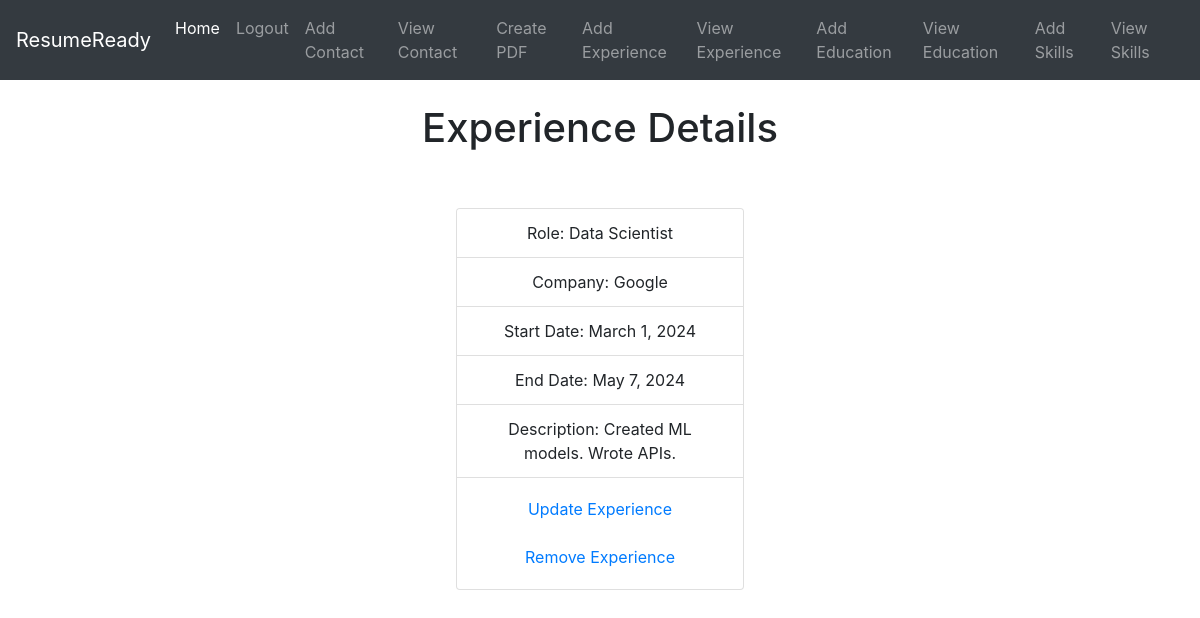
/view_experience (signed in), run on an earlier commit of the app's database.
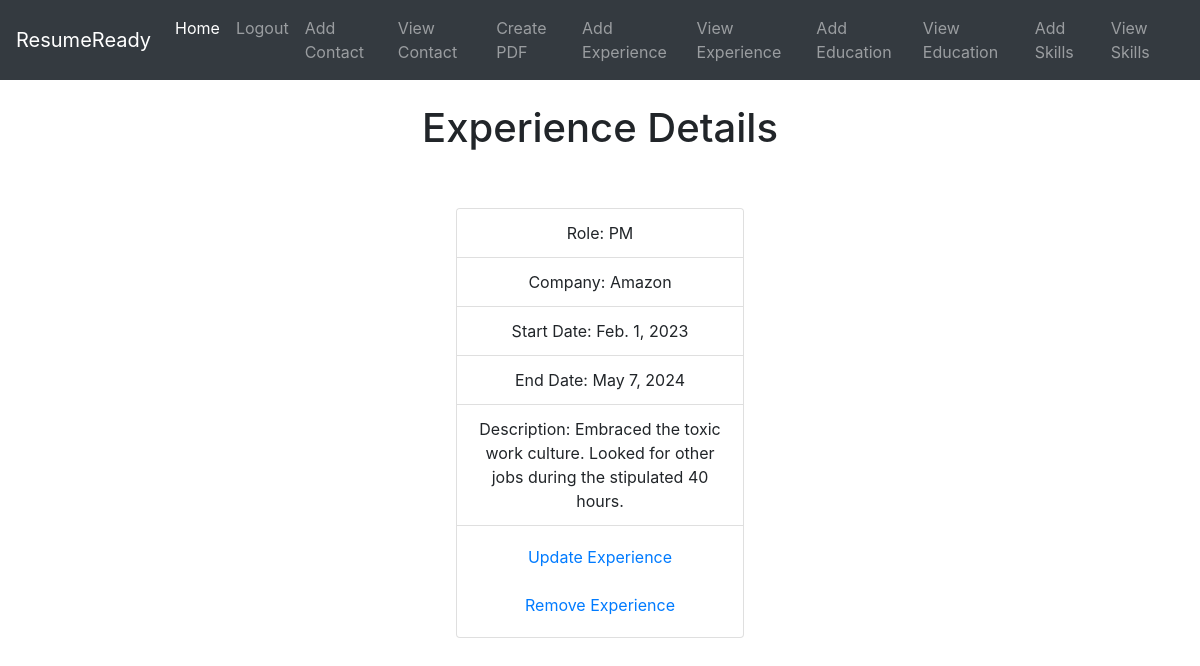
And on a later commit of the database.
### details/models.py (models this page shows, shortened)
class Experience(models.Model):
    role = models.CharField('Role', max_length=30)
    company = models.CharField('Company', max_length=30)
    start_date = models.DateField('Start Date')
    end_date = models.DateField('End Date')
    description = models.TextField(blank=True)
    owner = models.IntegerField('Experience Owner', blank=False, default=1)

### details/views.py (the view)
# urls.py: path('view_experience', views.view_experience, name='view-experience'),
def view_experience(request):
    exp_list = Experience.objects.filter(owner=request.user.id)
    return render(request, 'details/show_experience.html', {'exp_list': exp_list})

### details/templates/details/show_experience.html
{% extends 'details/base.html'%}
{% block content %}
<center>
    <h1>Experience Details</h1>
    {% if user.is_authenticated %}
      <br>
      {% for exp in exp_list %}
          <br>
          <div class="card" style="width: 18rem;">
              <ul class="list-group list-group-flush">
                <li class="list-group-item">Role: {{ exp.role }}</li>
                <li class="list-group-item">Company: {{ exp.company }} </li>
                <li class="list-group-item">Start Date: {{ exp.start_date }}</li>
                <li class="list-group-item">End Date: {{ exp.end_date }} </li>
                <li class="list-group-item">Description: {{ exp.description }} </li>
                <div class="card-body">
                  <a href="{% url 'update-experience' exp.id %}" class="card-link">Update Experience</a>
                  <br>
                  <br>
                  <a href="{% url 'remove-experience' exp.id %}" class="card-link">Remove Experience</a>
                </div>
              </ul>
            </div>
          <br>
      {% endfor %}
    {% else %}
      <h2> You need to be authenticated to access this page!</h2>
    {% endif %}
</center>
{% endblock %}

### details/templates/details/base.html (shortened to what this page needs)
<!doctype html>
<html lang="en">
  <head>
    <link rel="stylesheet" href="https://cdn.jsdelivr.net/npm/bootstrap@4.0.0/dist/css/bootstrap.min.css">
  </head>
  <body>
    {% include 'details/navbar.html'%}
    <br>
    {% block content %}
    {% endblock %}
  </body>
</html>

### details/templates/details/navbar.html (shortened to what this page needs)
<nav class="navbar navbar-expand-lg navbar-dark bg-dark">
    <a class="navbar-brand" href="#">ResumeReady</a>
    <div class="collapse navbar-collapse" id="navbarSupportedContent">
      <ul class="navbar-nav mr-auto">
        <li class="nav-item active">
          <a class="nav-link" href="#">Home <span class="sr-only">(current)</span></a>
        </li>
        {% if user.is_authenticated %}
            <li class="nav-item">
                <a class="nav-link" href="{% url 'logout' %}">Logout</a>
            </li>
            <li class="nav-item">
                <a class="nav-link" href="{% url 'add-contact' %}">Add Contact</a>
            </li>
            <li class="nav-item">
              <a class="nav-link" href="{% url 'view-contact' %}">View Contact</a>
            </li>
            <li class="nav-item">
              <a class="nav-link" href="{% url 'create-pdf' %}">Create PDF</a>
            </li>
            <li class="nav-item">
              <a class="nav-link" href="{% url 'add-experience' %}">Add Experience</a>
            </li>
            <li class="nav-item">
              <a class="nav-link" href="{% url 'view-experience' %}">View Experience</a>
            </li>
            <li class="nav-item">
              <a class="nav-link" href="{% url 'add-education' %}">Add Education</a>
            </li>
            <li class="nav-item">
              <a class="nav-link" href="{% url 'view-education' %}">View Education</a>
            </li>
            <li class="nav-item">
              <a class="nav-link" href="{% url 'add-skills' %}">Add Skills</a>
            </li>
            <li class="nav-item">
              <a class="nav-link" href="{% url 'view-skills' %}">View Skills</a>
            </li>
        {% endif %}
      </ul>
    </div>
  </nav>

What changed in the data, as far as the page shows it:
removed Experience: role "Data Scientist", company "Google", start_date "March 1, 2024", end_date "May 7, 2024", description "Created ML models. Wrote APIs."
added Experience: role "PM", company "Amazon", start_date "Feb. 1, 2023", end_date "May 7, 2024", description "Embraced the toxic work culture. Looked for other jobs during the stipulated 40 hours."
